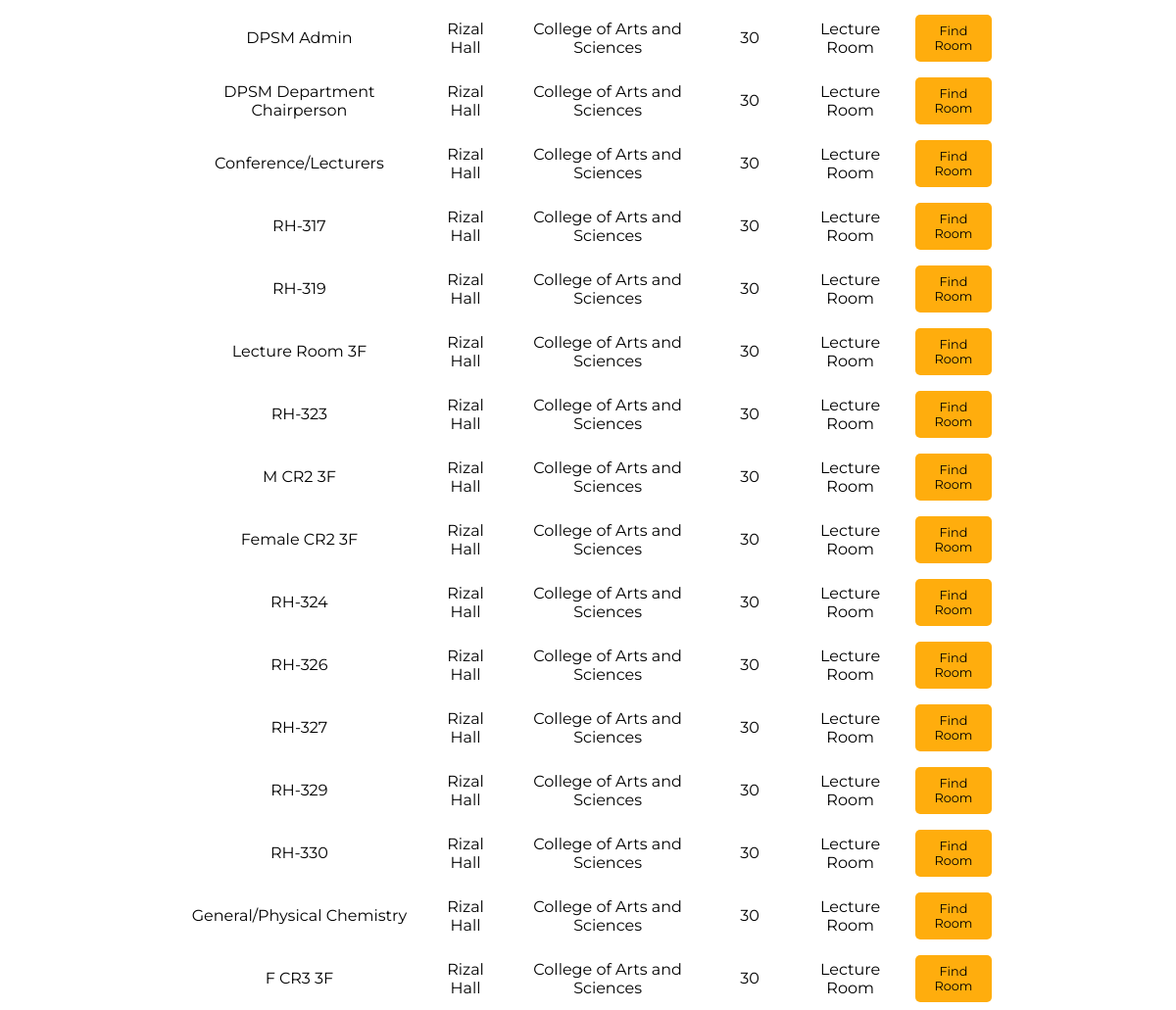
The app's page / (lower part), older data.
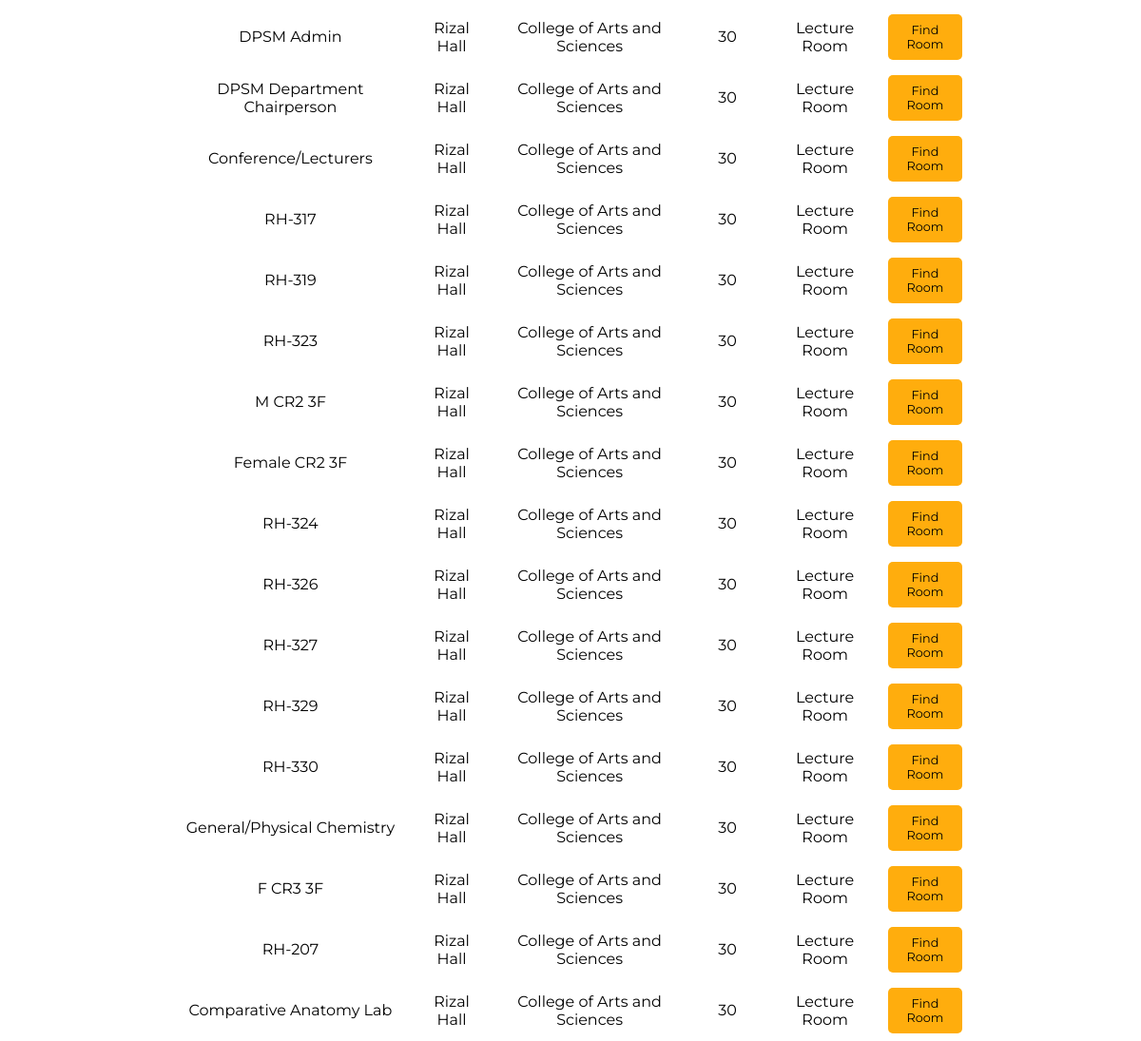
The same page, newer data.
### wayfinderpro/models.py (models this page shows, shortened)
class Room(models.Model):
    name = models.CharField(max_length=100)
    nickname = models.CharField(max_length=100, null=True)
    slug = models.SlugField(null=True)
    college = models.CharField(max_length=300,default = "College of Arts and Sciences")
    building =  models.CharField(max_length=300,default="Rizal Hall")
    x = models.IntegerField()
    y = models.IntegerField()
    floorNumber = models.IntegerField(default = 1)
    date_created = models.DateTimeField(default=timezone.now)
    date_modified = models.DateTimeField(auto_now=True)

### wayfinderpro/views.py (the view)
# urls.py: 2. Add a URL to urlpatterns:  path('', views.home, name='home')
def home(request):
    context = {
        'rooms': Room.objects.all(),
    }
    return render(request, 'wayfinderpro/initial.html', context)

### wayfinderpro/templates/wayfinderpro/initial.html (shortened to what this page needs)
{%load static%}
<!DOCTYPE html>
<html lang="en">
<head>
</head>
<body>
    <div class="mapcontainer">
        <div class="table">
            <table>
                <tbody>
                    {% for room in rooms %}
                    <tr>
                        <td>{{ room.name }}</td>
                        <td class="building">Rizal Hall</td>
                        <td class="college">College of Arts and Sciences</td>
                        <td>30</td>
                        <td>Lecture Room</td>
                        <td class="button">
                            <button class="button button-blue" style="background-color: #ffad0d; color: #000000;" onclick="startMultiFloorPathFinding('{{ room.slug }}', '{{ room.x }}', '{{ room.y }}', '{{ room.floorNumber }}', this.closest('tr').querySelector('.college').textContent, this.closest('tr').querySelector('.building').textContent)">Find Room</button>
                        </td>
                    </tr>
                    {% endfor %}
                </tbody>
            </table>
        </div>
    </div>
</body>
</html>

### wayfinderpro/templates/wayfinderpro/initial.html (style rules this page uses)
body { background-color: #800000; margin: 0; padding: 0; }
.mapcontainer { background-color: white; width: 100vw; min-height: 100vh; display: flex; flex-direction: column; align-items: center; padding-top: 2rem; }
.table { width: 70%; font-family: 'Montserrat', sans-serif; font-size: 1rem; font-weight: 400; }
.table table { width: 100%; margin-top: 20px; border-collapse: collapse; }

Row changes from the older to the newer data that the page shows:
removed Room: name "Lecture Room 3F"
added Room: name "RH-207"
added Room: name "Comparative Anatomy Lab"
